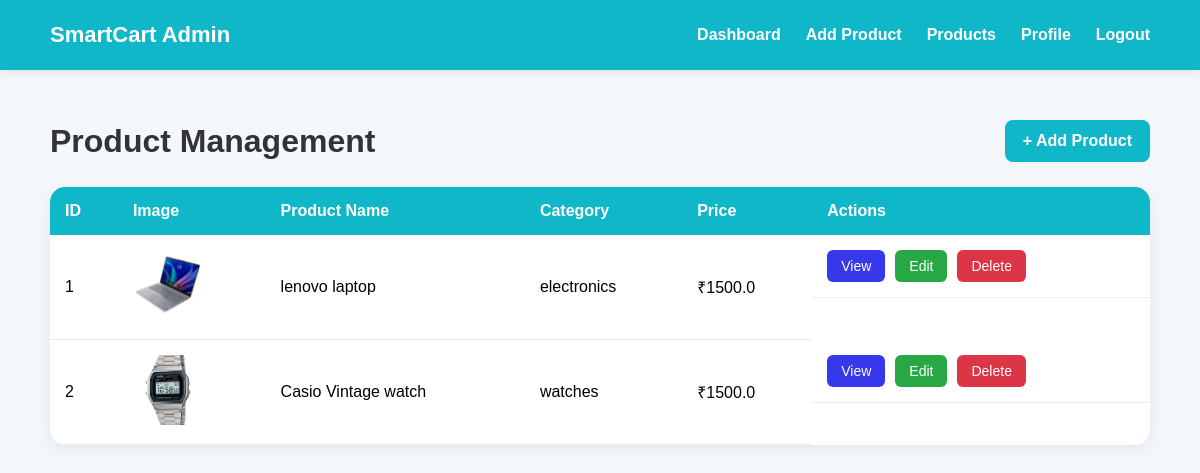
/admin/item-list (signed in), run on the app's committed database.
### tables this page shows
CREATE TABLE products (
            product_id INTEGER PRIMARY KEY AUTOINCREMENT,
            name TEXT NOT NULL,
            description TEXT,
            category TEXT,
            price REAL NOT NULL,
            image TEXT
        );

### app.py (the view)
@app.route('/admin/item-list')
def item_list():
    if 'admin_id' not in session:
        flash("Please login!", "danger")
        return redirect('/admin-login')
    search = request.args.get('search', '')
    category_filter = request.args.get('category', '')
    conn = get_db_connection()
    cursor = conn.cursor()
    cursor.execute("SELECT DISTINCT category FROM products")
    categories = cursor.fetchall()
    query = "SELECT * FROM products WHERE 1=1"
    params = []
    if search:
        query += " AND name LIKE ?"
        params.append("%" + search + "%")
    if category_filter:
        query += " AND category = ?"
        params.append(category_filter)
    cursor.execute(query, params)
    products = cursor.fetchall()
    cursor.close()
    conn.close()
    return render_template(
        "admin/item_list.html",
        products=products,
        categories=categories
    )

### app.py (called while the page is built)
def get_db_connection():
    conn = sqlite3.connect("smartcart.db")
    conn.row_factory = sqlite3.Row
    conn.execute("PRAGMA foreign_keys = ON;")
    return conn

### templates/admin/item_list.html (shortened to what this page needs)
{% extends 'admin_base.html' %}
{% block css %}
<link rel="stylesheet"
      href="{{ url_for('static', filename='itemlist.css') }}">
{% endblock %}
{% block content %}
<div class="products-container">
    <div class="page-header">
        <h1>Product Management</h1>
        <a href="/admin/add-item" class="add-btn">
            + Add Product
        </a>
    </div>
    <div class="table-container">
        <table>
            <thead>
                <tr>
                    <th>ID</th>
                    <th>Image</th>
                    <th>Product Name</th>
                    <th>Category</th>
                    <th>Price</th>
                    <th>Actions</th>
                </tr>
            </thead>
            <tbody>
                {% for product in products %}
                <tr>
                    <td>{{ product.product_id }}</td>
                    <td>
                        <img src="/static/uploads/product_images/{{ product.image }}"
                             alt="{{ product.name }}">
                    </td>
                    <td>{{ product.name }}</td>
                    <td>{{ product.category }}</td>
                    <td>₹{{ product.price }}</td>
                    <td class="action-buttons">
                        <a href="/admin/view-item/{{ product.product_id }}"
                           class="view-btn">
                            View
                        </a>
                        <a href="/admin/update-item/{{ product.product_id }}"
                           class="edit-btn">
                            Edit
                        </a>
                        <a href="/admin/delete-item/{{ product.product_id }}"
                           class="delete-btn"
                           onclick="return confirm('Delete this product?')">
                            Delete
                        </a>
                    </td>
                </tr>
                {% endfor %}
            </tbody>
        </table>
    </div>
</div>
{% endblock %}

### static/admin_base.css (style rules this page uses)
* { margin:0; padding:0; box-sizing:border-box; font-family:Arial, Helvetica, sans-serif; }
body { background:#f4f7fb; }

### static/itemlist.css (style rules this page uses)
.products-container { padding:20px; }
.page-header { display:flex; justify-content:space-between; align-items:center; margin-bottom:25px; }
.page-header h1 { color:#333; }
.add-btn { text-decoration:none; background:#10b7c9; color:white; padding:12px 18px; border-radius:8px; font-weight:600; }
.table-container { background:white; border-radius:15px; overflow:hidden; box-shadow:0 4px 15px rgba(0,0,0,0.08); }
table { width:100%; border-collapse:collapse; }
thead { background:#10b7c9; color:white; }
thead th { padding:15px; text-align:left; }
tbody td { padding:15px; border-bottom:1px solid #eee; }
tbody img { width:70px; height:70px; object-fit:cover; border-radius:8px; }
.action-buttons { display:flex; gap:10px; }
.edit-btn { text-decoration:none; background:#28a745; color:white; padding:8px 14px; border-radius:6px; font-size:14px; }
.view-btn { text-decoration:none; background:rgb(55, 55, 236); color:white; padding:8px 14px; border-radius:6px; font-size:14px; }
.delete-btn { text-decoration:none; background:#dc3545; color:white; padding:8px 14px; border-radius:6px; font-size:14px; }

### data on the page
products: product_id "1", image (picture), name "lenovo laptop", category "electronics", price "1500.0"
products: product_id "2", image (picture), name "Casio Vintage watch", category "watches", price "1500.0"
